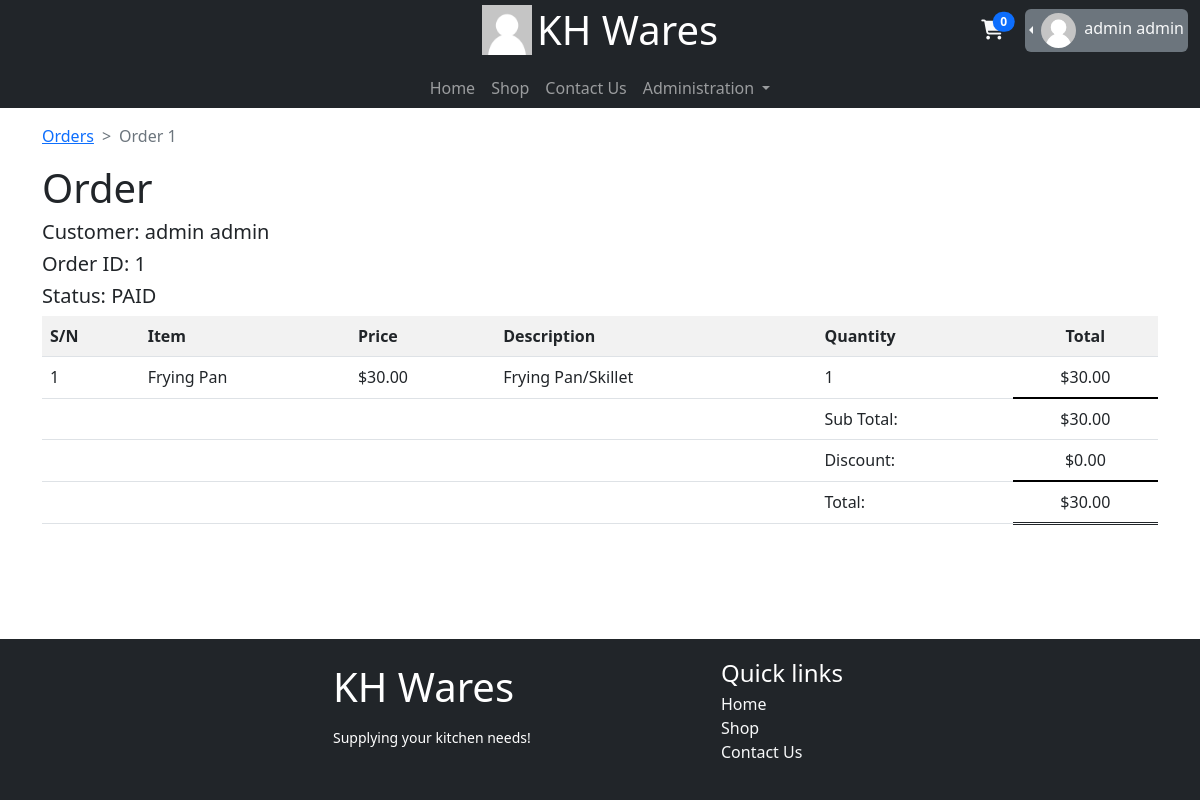
/user/orders/order/1?prev=ALL (signed in), run on the app's committed database.
### database_models/UserDBModel.py (models this page shows, shortened)
class User(db.Model, UserMixin):
    id = db.Column(db.Integer, primary_key=True)
    username = db.Column(db.String, unique=True, nullable=False)
    email = db.Column(db.String, unique=True, nullable=False)
    password = db.Column(db.String, nullable=False)
    role = db.Column(db.Integer, default=0)  # 0 - User, 1 - Employee, 2 - Admin
    cart = db.relationship("Cart", backref="user", uselist=False)
    order = db.relationship("Order", backref="user")
    f_name = db.Column(db.String, nullable=False)
    l_name = db.Column(db.String, nullable=False)
    reset_token = db.Column(db.String)
    profile_pic = db.Column(db.String, default="default.png")
    date_created = db.Column(db.DateTime(), default=func.now())
    totp_secret = db.Column(db.String)

### database_models/OrderDBModel.py (models this page shows)
class Order(db.Model):
    id = db.Column(db.Integer, primary_key=True)
    user_id = db.Column(db.Integer,ForeignKey(User.id))
    total = db.Column(db.Float,default=0)
    token = db.Column(db.String)
    status = db.Column(db.String, default="PAID") # PAID, FULFILLED, COMPLETED
    order_items = db.relationship("Order_Item",backref="orders")
    discount = db.Column(db.Float,default=0)
    date_created = db.Column(db.DateTime(), default=func.now())

class Order_Item(db.Model):
    id = db.Column(db.Integer, primary_key=True)
    order = db.Column(db.Integer, ForeignKey(Order.id))
    item_id = db.Column(db.Integer,ForeignKey(Item.id))
    name = db.Column(db.String,nullable=False)
    price = db.Column(db.Float,nullable=False)
    description = db.Column(db.String)
    quantity = db.Column(db.Integer, nullable=False, default=0)
    images = db.Column(db.PickleType,default=[])
    category = db.Column(db.String)
    fulfilled = db.Column(db.Boolean, default=False)

### routes/orders.py (the view)
@blueprint.route("/user/orders/order/<id>")
@flask_login.login_required
def user_order_indiv(id):
    order = Order.query.filter_by(id=id).first()
    print(order.order_items[0].fulfilled)
    return render_template("orders/user_order_indiv.html", order=order, prev=request.args.get("prev"))

### app.py (called while the page is built)
@login_manager.user_loader
def user_loader(id):
    user = User.query.filter_by(id=id).first()
    return user

### templates/orders/user_order_indiv.html (shortened to what this page needs)
{% extends 'base.html' %}
{% set active_page = "user_order_indiv" %}
{% block main %}
<div class="container">
	<nav style="--bs-breadcrumb-divider: '>';" aria-label="breadcrumb" class="mt-3">
		<ol class="breadcrumb">
			<li class="breadcrumb-item"><a href="{{ url_for('order.view_orders', status=(prev if prev else 'ALL')) }}">Orders</a></li>
			<li class="breadcrumb-item active" aria-current="page">Order {{ order.id }}</li>
		</ol>
	</nav>
	<h1>Order</h1>
	<h5>Customer: {{ order.user.f_name }} {{ order.user.l_name }}</h5>
	<h5>Order ID: {{ order.id }}</h5>
	<div class="row">
		<h5 class="col-10">Status: <span id="status">{{ order.status }}</span></h5>
	</div>
	<table class="table table-striped">
        <tr>
            <th scope="row">S/N</th>
            <th>Item</th>
            <th>Price</th>
            <th>Description</th>
            <th>Quantity</th>
            <th class="text-center">Total</th>
        </tr>
		{% for item in range((order.order_items | length)) %}
		<tr id="item_{{ order.order_items[item].id }}">
			<td scope="row">{{ item + 1 }}</td>
			<td>{{ order.order_items[item].name }}</td>
			<td>{{ "$%.2f"|format(order.order_items[item].price ) }}</td>
			<td>{{ order.order_items[item].description }}</td>
			<td>{{ order.order_items[item].quantity }}</td>
            <td class="text-center">{{ "$%.2f"|format(order.order_items[item].price * order.order_items[item].quantity) }}</td>
		</tr>
		{% endfor %}
        <tfoot>
            <tr>
                <td colspan="4"></td>
                <td >Sub Total:</td>
                <td class="text-center" style="border-top: 2px solid black !important;">{{ "$%.2f" | format(order.total) }}</td>
            </tr>
            <tr>
                <td colspan="4"></td>
                <td >Discount:</td>
                <td class="text-center" style=" border-bottom: 2px solid black !important">{{ "$%.2f" | format(order.discount) }}</td>
            </tr>
            <tr>
                <td colspan="4"></td>
                <td >Total:</td>
                <td class="text-center"  style="border-bottom: 3px double;"><span>{{ "$%.2f" | format(order.total - order.discount) }}</span></td>
            </tr>
        </tfoot>
	</table>
</div>
{% endblock %}

### templates/includes/navbar-2.html (shortened to what this page needs)
<nav class="navbar navbar-expand-lg navbar-dark bg-dark py-0">
    <div class="container-fluid d-block">
        <div class="row justify-content-center">
                <a class="col-sm-12 col-md-12 col-lg-4 text-center offset-lg-4 navbar-brand" href="{{ '#' if active_page == 'index' else url_for('index.index') }}">
                    <img src="{{ url_for('static', filename='profiles/default.png') }}" alt="" width="50" height="50" class="d-inline" >
                    <h1 class="d-inline m-0 align-middle">KH Wares</h1>
                </a>
                <div class="col-auto ms-auto my-auto">
                    {% if not current_user.is_authenticated %}
                        <a href="{{ url_for('crud.login' )}}" class="btn btn-primary align-middle" role="button">Login</a>
                        <a href="{{ url_for('crud.signup' )}}" class="btn btn-secondary align-middle" role="button">Sign Up</a>
                    {% else %}
                        <div>
                            <div class="d-inline-block me-1">
                                <a href="{{ url_for('cart.read_cart') }}" class="btn">
                                    <span class="position-relative top-0 start-100 translate-middle badge rounded-pill bg-primary" id="cart_badge">{{ current_user.cart.cart_items | length }}</span>
                                    <i class="fa-solid fa-cart-shopping text-light fa-lg"></i>
                                </a>
                            </div>
                            <div class="dropstart bg-secondary text-light p-1 rounded mt-auto d-inline-block">
                                <div class="dropdown-toggle" role="button" id="dropdownMenuLink" data-bs-toggle="dropdown">
                                    <img  src="{{url_for('static', filename='profiles/' + current_user.profile_pic)}}" height="35px" width="35px" class="rounded-circle me-1">
                                    <span class="text-light d-lg-inline-block d-none">{{ current_user.f_name }} {{ current_user.l_name }}</span>
                                </div>
                            </div>
                        </div>
                    {% endif %}
                </div>
                <div class="row pe-0">
                </div>
        </div>
        <div class="row justify-content-center">
            <div class="col-4 text-center">
                <div class="collapse navbar-collapse" id="navbarSupportedContent">
                    <ul class="navbar-nav mx-auto mb-2 mb-lg-0">
                    <li class="nav-item">
                        <a class="nav-link {{ 'active' if active_page == 'index' else '' }}" aria-current="page" href="{{ '#' if active_page == 'index' else url_for('index.index') }}">Home</a>
                    </li>
                    <li class="nav-item">
                        <a class="nav-link {{ 'active' if active_page == 'Shop' else '' }}" href="{{ url_for('Store.displayitem' )}}">Shop</a>
                    </li>
                    <li class="nav-item">
                        <a class="nav-link {{ 'active' if active_page == 'contact' else '' }}" href="{{ url_for('contact.contact_us_page') }}">Contact Us</a>
                    </li>
                    {% if current_user.is_authenticated and current_user.role >=1 %}
                        <li class="nav-item dropdown">
                            <a class="nav-link dropdown-toggle {{ 'active' if active_page == 'admin' else '' }}" href="#" id="AdminNavbarDropdown" role="button" data-bs-toggle="dropdown" aria-expanded="false">
                                Administration
                            </a>
                        </li>
                    {% endif %}
                    </ul>
                </div>
            </div>
        </div>
    </div>
  </nav>

### data on the page
User: profile_pic (placeholder picture), f_name "admin", l_name "admin", user.f_name "admin", user.l_name "admin"
Order: id "1", status "PAID", total "$30.00", discount "$0.00", order.total-order.discount "$30.00"
Order_Item: name "Frying Pan", price "$30.00", description "Frying Pan/Skillet", quantity "1", price+quantity "$30.00"

### other printed values
{{ current_user.cart.cart_items | length }} "0"
{{ item + 1 }} "1"
